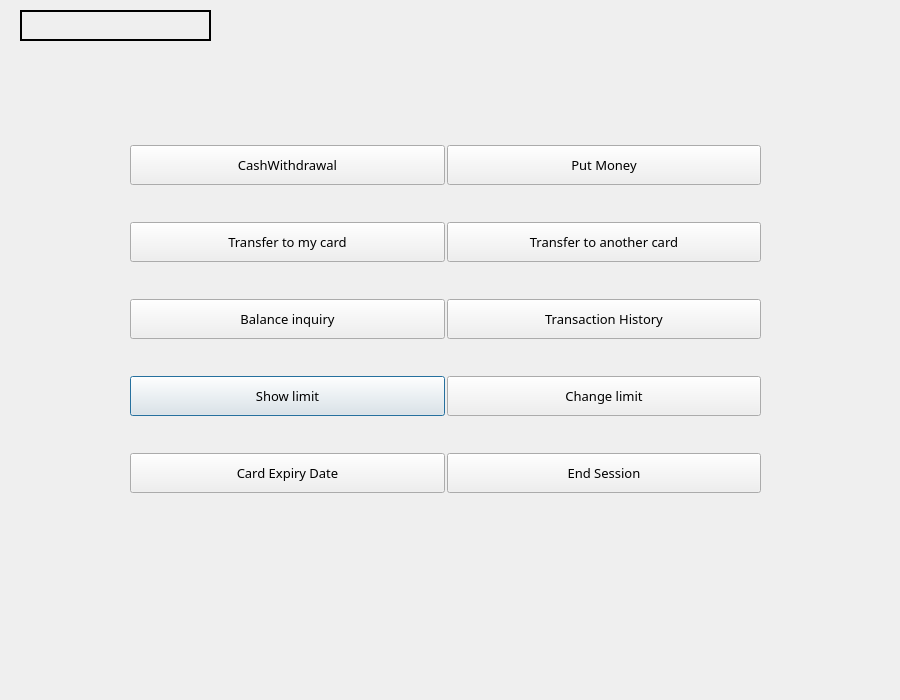
<?xml version="1.0" encoding="UTF-8"?>
<ui version="4.0">
 <class>MenuWindow</class>
 <widget class="QDialog" name="MenuWindow">
  <property name="geometry">
   <rect>
    <x>0</x>
    <y>0</y>
    <width>900</width>
    <height>700</height>
   </rect>
  </property>
  <property name="minimumSize">
   <size>
    <width>900</width>
    <height>700</height>
   </size>
  </property>
  <property name="maximumSize">
   <size>
    <width>900</width>
    <height>700</height>
   </size>
  </property>
  <property name="baseSize">
   <size>
    <width>900</width>
    <height>700</height>
   </size>
  </property>
  <property name="windowTitle">
   <string>Dialog</string>
  </property>
  <widget class="QWidget" name="gridLayoutWidget">
   <property name="geometry">
    <rect>
     <x>130</x>
     <y>110</y>
     <width>631</width>
     <height>421</height>
    </rect>
   </property>
   <layout class="QGridLayout" name="gridLayout">
    <property name="spacing">
     <number>2</number>
    </property>
    <item row="3" column="0">
     <widget class="QPushButton" name="showLimit">
      <property name="minimumSize">
       <size>
        <width>0</width>
        <height>40</height>
       </size>
      </property>
      <property name="font">
       <font>
        <family>Arial Rounded MT Bold</family>
        <pointsize>10</pointsize>
       </font>
      </property>
      <property name="text">
       <string>Show limit</string>
      </property>
     </widget>
    </item>
    <item row="0" column="0">
     <widget class="QPushButton" name="cash_withdraw">
      <property name="minimumSize">
       <size>
        <width>0</width>
        <height>40</height>
       </size>
      </property>
      <property name="font">
       <font>
        <family>Arial Rounded MT Bold</family>
        <pointsize>10</pointsize>
       </font>
      </property>
      <property name="text">
       <string>CashWithdrawal</string>
      </property>
     </widget>
    </item>
    <item row="2" column="0">
     <widget class="QPushButton" name="balance_inquiry">
      <property name="minimumSize">
       <size>
        <width>0</width>
        <height>40</height>
       </size>
      </property>
      <property name="font">
       <font>
        <family>Arial Rounded MT Bold</family>
        <pointsize>10</pointsize>
       </font>
      </property>
      <property name="text">
       <string>Balance inquiry</string>
      </property>
     </widget>
    </item>
    <item row="1" column="1">
     <widget class="QPushButton" name="transfer_to_anothercard">
      <property name="minimumSize">
       <size>
        <width>0</width>
        <height>40</height>
       </size>
      </property>
      <property name="font">
       <font>
        <family>Arial Rounded MT Bold</family>
        <pointsize>10</pointsize>
       </font>
      </property>
      <property name="text">
       <string>Transfer to another card</string>
      </property>
     </widget>
    </item>
    <item row="1" column="0">
     <widget class="QPushButton" name="transfer_to_mycard">
      <property name="minimumSize">
       <size>
        <width>0</width>
        <height>40</height>
       </size>
      </property>
      <property name="font">
       <font>
        <family>Arial Rounded MT Bold</family>
        <pointsize>10</pointsize>
       </font>
      </property>
      <property name="text">
       <string>Transfer to my card</string>
      </property>
     </widget>
    </item>
    <item row="3" column="1">
     <widget class="QPushButton" name="deposit">
      <property name="minimumSize">
       <size>
        <width>0</width>
        <height>40</height>
       </size>
      </property>
      <property name="font">
       <font>
        <family>Arial Rounded MT Bold</family>
        <pointsize>10</pointsize>
       </font>
      </property>
      <property name="text">
       <string>Change limit</string>
      </property>
      <property name="flat">
       <bool>false</bool>
      </property>
     </widget>
    </item>
    <item row="0" column="1">
     <widget class="QPushButton" name="put_money">
      <property name="minimumSize">
       <size>
        <width>0</width>
        <height>40</height>
       </size>
      </property>
      <property name="font">
       <font>
        <family>Arial Rounded MT Bold</family>
        <pointsize>10</pointsize>
       </font>
      </property>
      <property name="text">
       <string>Put Money</string>
      </property>
     </widget>
    </item>
    <item row="2" column="1">
     <widget class="QPushButton" name="transaction_history">
      <property name="minimumSize">
       <size>
        <width>0</width>
        <height>40</height>
       </size>
      </property>
      <property name="font">
       <font>
        <family>Arial Rounded MT Bold</family>
        <pointsize>10</pointsize>
       </font>
      </property>
      <property name="text">
       <string>Transaction History</string>
      </property>
     </widget>
    </item>
    <item row="4" column="0">
     <widget class="QPushButton" name="cardexp">
      <property name="minimumSize">
       <size>
        <width>50</width>
        <height>40</height>
       </size>
      </property>
      <property name="font">
       <font>
        <family>Arial Rounded MT Bold</family>
        <pointsize>10</pointsize>
       </font>
      </property>
      <property name="text">
       <string>Card Expiry Date</string>
      </property>
     </widget>
    </item>
    <item row="4" column="1">
     <widget class="QPushButton" name="end_session">
      <property name="minimumSize">
       <size>
        <width>70</width>
        <height>40</height>
       </size>
      </property>
      <property name="font">
       <font>
        <family>Arial Rounded MT Bold</family>
        <pointsize>10</pointsize>
       </font>
      </property>
      <property name="text">
       <string>End Session</string>
      </property>
     </widget>
    </item>
   </layout>
  </widget>
  <widget class="QLabel" name="user">
   <property name="geometry">
    <rect>
     <x>20</x>
     <y>10</y>
     <width>191</width>
     <height>31</height>
    </rect>
   </property>
   <property name="font">
    <font>
     <family>Arial Rounded MT Bold</family>
     <pointsize>10</pointsize>
    </font>
   </property>
   <property name="frameShape">
    <enum>QFrame::WinPanel</enum>
   </property>
   <property name="text">
    <string/>
   </property>
   <property name="alignment">
    <set>Qt::AlignCenter</set>
   </property>
  </widget>
 </widget>
 <resources/>
 <connections/>
</ui>
